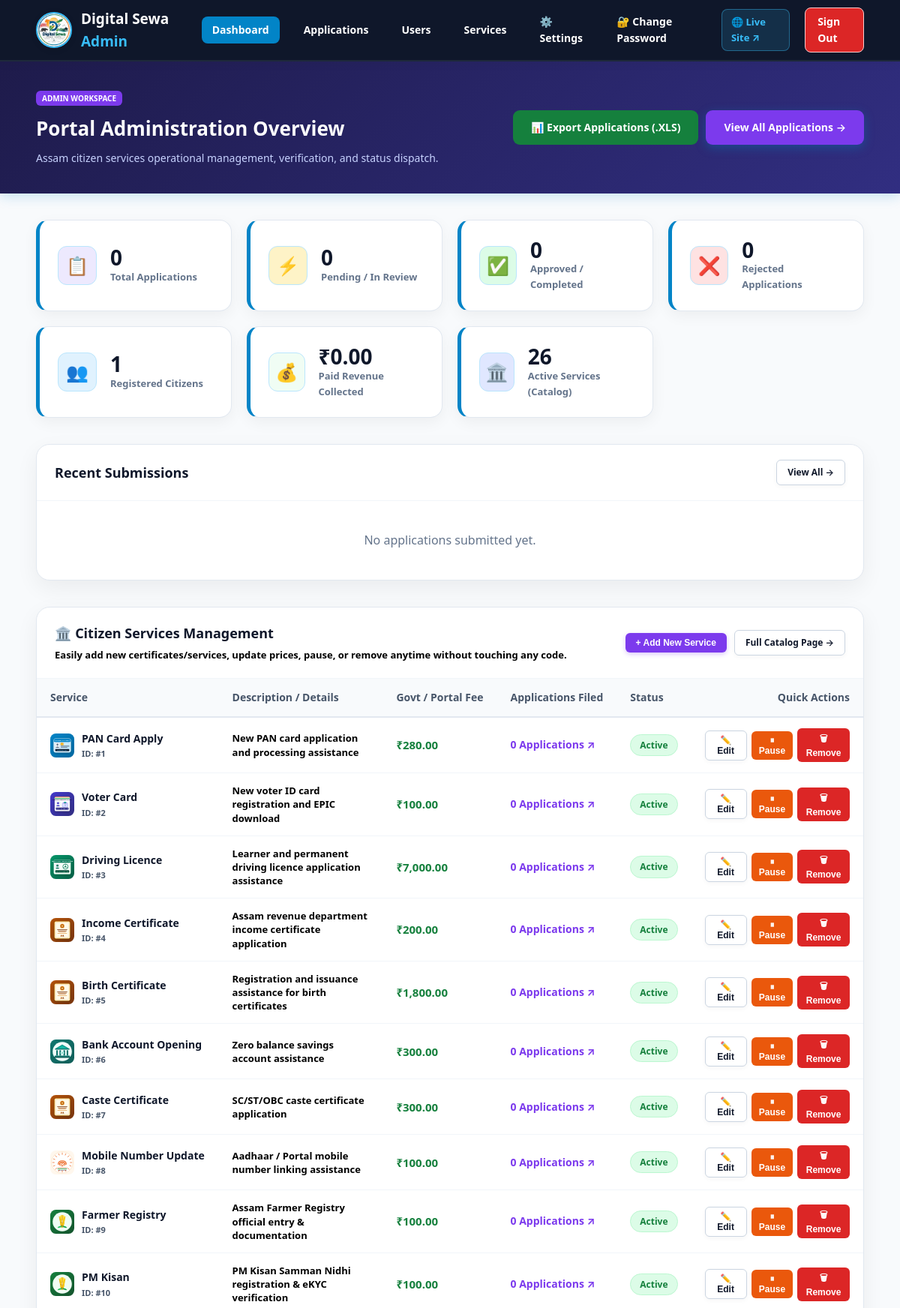
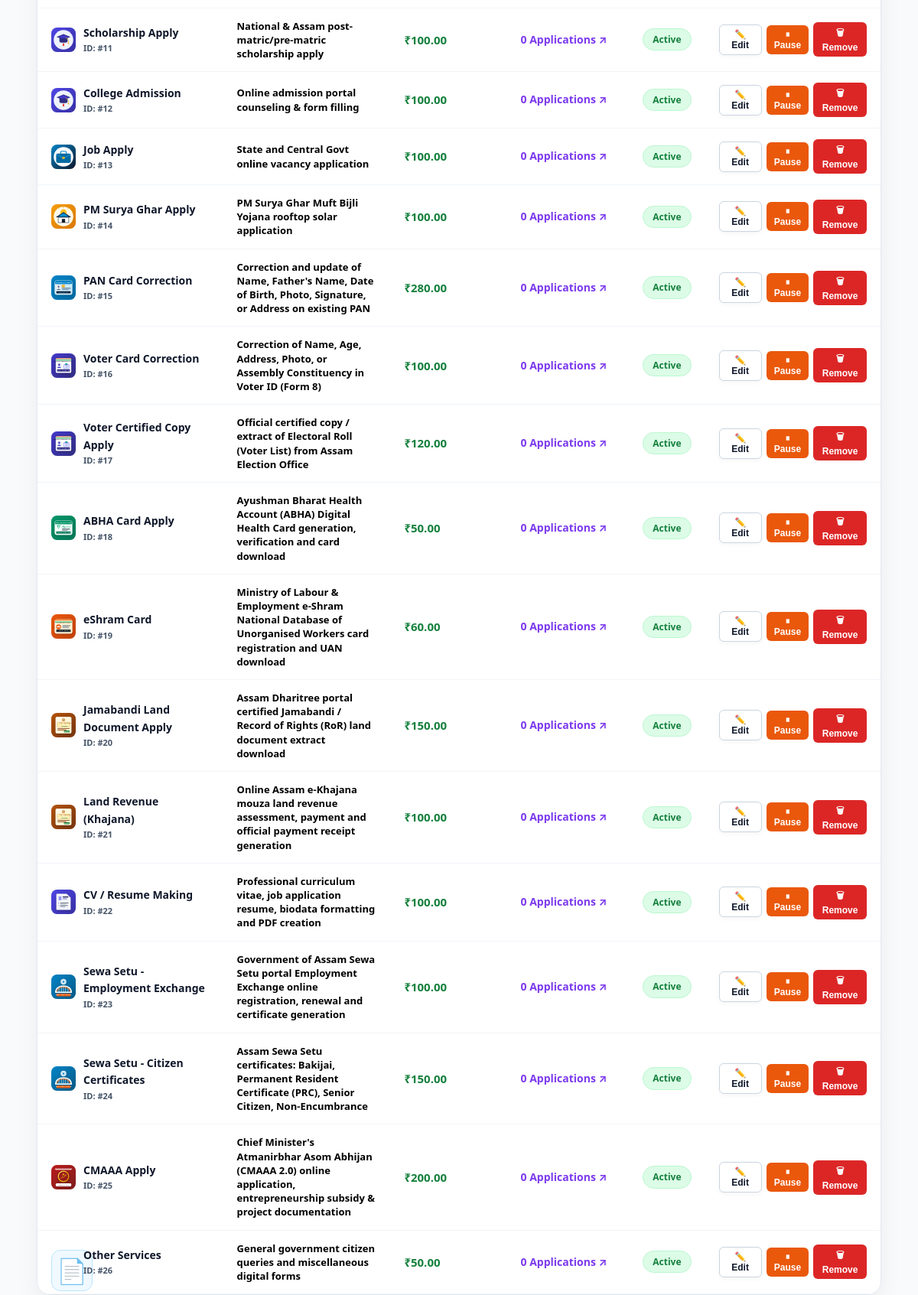
Page /admin/dashboard.php (signed in, upper part) on the committed database (2 pictures, top to bottom).
### tables this page shows
CREATE TABLE `services` (
  `id` INT(11) NOT NULL AUTO_INCREMENT,
  `service_name` VARCHAR(150) NOT NULL,
  `description` TEXT DEFAULT NULL,
  `fee` DECIMAL(10,2) DEFAULT 0.00,
  `status` ENUM('active','inactive') DEFAULT 'active',
  `created_at` TIMESTAMP NOT NULL DEFAULT CURRENT_TIMESTAMP,
  PRIMARY KEY (`id`)
);

### admin/dashboard.php (the view, shortened to what the rows shown need)
<?php
require_once __DIR__ . '/../config/database.php';
$allServices = $pdo->query("
    SELECT s.*,
           (SELECT COUNT(*) FROM applications WHERE service_id = s.id) as app_count
    FROM services s
    ORDER BY s.id ASC
")->fetchAll();
?>
<!DOCTYPE html>
<html lang="en">
<head>
    <link rel="stylesheet" href="../assets/css/style.css">
</head>
<body>
<div class="dashboard-header" style="background: linear-gradient(135deg, #1e1b4b, #312e81);">
    <div class="container">
        <div class="dashboard-nav-strip">
            <div>
                <h1 style="font-size: 26px; font-weight: 800; margin: 8px 0; color: white;">
                    Portal Administration Overview
                </h1>
            </div>
        </div>
    </div>
</div>
<div class="container" style="padding-bottom: 60px;">
    <div class="content-card" id="services-section" style="margin-top: 35px;">
        <div class="data-table-container">
            <table class="data-table">
                <thead>
                    <tr>
                        <th>Service</th>
                        <th>Description / Details</th>
                        <th>Govt / Portal Fee</th>
                        <th>Applications Filed</th>
                        <th>Status</th>
                        <th style="text-align: right;">Quick Actions</th>
                    </tr>
                </thead>
                <tbody>
                    <?php if (empty($allServices)): ?>
                        <tr>
                            <td colspan="6" style="text-align: center; color: #64748b; padding: 30px;">
                                No services found. Click "+ Add New Service" above to create one.
                            </td>
                        </tr>
                    <?php else: ?>
                        <?php foreach ($allServices as $svc): ?>
                            <tr>
                                <td>
                                    <div style="display: flex; align-items: center; gap: 10px;">
                                        <div style="width: 32px; height: 32px; flex-shrink: 0;">
                                            <?= get_service_logo_html($svc['service_name'], '../') ?>
                                        </div>
                                        <div>
                                            <b style="font-size: 14px; color: #0f172a;"><?= htmlspecialchars($svc['service_name']) ?></b>
                                            <div style="font-size: 11px; color: #475569; font-weight: 600;">ID: #<?= $svc['id'] ?></div>
                                        </div>
                                    </div>
                                </td>
                                <td style="max-width: 260px; font-size: 13px; color: #000000; font-weight: 600; line-height: 1.4;">
                                    <?= htmlspecialchars($svc['description'] ?? 'No description') ?>
                                </td>
                                <td>
                                    <span style="font-weight: 700; color: #15803d; font-size: 15px;">
                                        <?= format_currency($svc['fee']) ?>
                                    </span>
                                </td>
                                <td>
                                    <a href="applications.php?service_id=<?= $svc['id'] ?>" style="font-weight: 700; color: #7c3aed;">
                                        <?= (int)$svc['app_count'] ?> Applications ↗
                                    </a>
                                </td>
                                <td>
                                    <?php if ($svc['status'] === 'active'): ?>
                                        <span class="status-badge badge-approved">Active</span>
                                    <?php else: ?>
                                        <span class="status-badge badge-rejected">Inactive</span>
                                    <?php endif; ?>
                                </td>
                                <td style="text-align: right;">
                                    <div style="display: inline-flex; gap: 6px; align-items: center;">
                                        <button type="button" onclick="openEditServiceModal(<?= htmlspecialchars(json_encode($svc)) ?>)" class="btn secondary sm" style="padding: 5px 9px; font-size: 12px;" title="Edit service and fee">
                                            ✏️ Edit
                                        </button>
                                        <form action="dashboard.php" method="POST" style="display: inline; margin: 0;">
                                            <?php if ($svc['status'] === 'active'): ?>
                                                <button type="submit" class="btn warning sm" style="background: #ea580c; color: white; padding: 5px 9px; font-size: 12px; font-weight: 600; border: none; border-radius: 6px; cursor: pointer;" title="Hide service from citizens">
                                                    ⏸ Pause
                                                </button>
                                            <?php endif; ?>
                                        </form>
                                        <form action="dashboard.php" method="POST" style="display: inline; margin: 0;" onsubmit="return confirm('⚠️ PERMANENT SERVICE DELETION WARNING:\n\nAre you sure you want to permanently delete \'<?= htmlspecialchars(addslashes($svc['service_name'])) ?>\'?\n\nThis will remove it from the citizen portal. This action cannot be reversed.')">
                                            <button type="submit" class="btn danger sm" style="background: #dc2626; color: white; padding: 5px 9px; font-size: 12px; font-weight: 600; border: none; border-radius: 6px; cursor: pointer;" title="Permanently Delete Service">
                                                🗑 Remove
                                            </button>
                                        </form>
                                    </div>
                                </td>
                            </tr>
                        <?php endforeach; ?>
                    <?php endif; ?>
                </tbody>
            </table>
        </div>
    </div>
</div>
</body>
</html>

### config/database.php (shortened to what the rows shown need)
<?php
function format_currency($amount) {
    return '₹' . number_format((float)$amount, 2);
}
function get_service_logo_html($name, $prefix = '') {
    $n = strtolower($name);
    $img = '';
    if (strpos($n, 'pan') !== false) {
        $img = $prefix . 'assets/images/services/pan.svg';
    } elseif (strpos($n, 'aadhaar') !== false || strpos($n, 'adhaar') !== false || strpos($n, 'mobile') !== false) {
        $img = $prefix . 'assets/images/services/aadhaar.svg';
    } elseif (strpos($n, 'voter') !== false || strpos($n, 'epic') !== false) {
        $img = $prefix . 'assets/images/services/voter.svg';
    } elseif (strpos($n, 'licence') !== false || strpos($n, 'license') !== false || strpos($n, 'dl') !== false) {
        $img = $prefix . 'assets/images/services/dl.svg';
    } elseif (strpos($n, 'cmaaa') !== false || strpos($n, 'atmanirbhar') !== false) {
        $img = $prefix . 'assets/images/services/cmaaa.svg';
    } elseif (strpos($n, 'sewa') !== false || strpos($n, 'setu') !== false || strpos($n, 'employment') !== false) {
        $img = $prefix . 'assets/images/services/sewasetu.svg';
    } elseif (strpos($n, 'abha') !== false || strpos($n, 'health') !== false) {
        $img = $prefix . 'assets/images/services/abha.svg';
    } elseif (strpos($n, 'eshram') !== false || strpos($n, 'shram') !== false) {
        $img = $prefix . 'assets/images/services/eshram.svg';
    } elseif (strpos($n, 'jamabandi') !== false || strpos($n, 'khajana') !== false || strpos($n, 'dharitree') !== false) {
        $img = $prefix . 'assets/images/services/land.svg';
    } elseif (strpos($n, 'resume') !== false || strpos($n, 'cv') !== false || strpos($n, 'biodata') !== false) {
        $img = $prefix . 'assets/images/services/resume.svg';
    } elseif (strpos($n, 'income') !== false || strpos($n, 'caste') !== false || strpos($n, 'certificate') !== false) {
        $img = $prefix . 'assets/images/services/certificate.svg';
    } elseif (strpos($n, 'birth') !== false) {
        $img = $prefix . 'assets/images/services/birth.svg';
    } elseif (strpos($n, 'bank') !== false) {
        $img = $prefix . 'assets/images/services/bank.svg';
    } elseif (strpos($n, 'farmer') !== false || strpos($n, 'kisan') !== false) {
        $img = $prefix . 'assets/images/services/farmer.svg';
    } elseif (strpos($n, 'scholarship') !== false || strpos($n, 'scholaship') !== false || strpos($n, 'college') !== false || strpos($n, 'admission') !== false) {
        $img = $prefix . 'assets/images/services/education.svg';
    } elseif (strpos($n, 'job') !== false) {
        $img = $prefix . 'assets/images/services/job.svg';
    } elseif (strpos($n, 'surya') !== false || strpos($n, 'solar') !== false) {
        $img = $prefix . 'assets/images/services/solar.svg';
    }
    if (!empty($img)) {
        return '<img src="' . htmlspecialchars($img) . '" alt="' . htmlspecialchars($name) . ' Logo" class="service-logo-img">';
    }
    return '<span class="service-icon emoji">📄</span>';
}
?>

### rows in the picture
services: service_name "PAN Card Apply", id "1", description "New PAN card application and processing assistance", fee "₹280.00", app_count "0", status "Active"
services: service_name "Voter Card", id "2", description "New voter ID card registration and EPIC download", fee "₹100.00", app_count "0", status "Active"
services: shows a picture, service_name "Driving Licence", id "3", description "Learner and permanent driving licence application assistance", fee "₹7,000.00", app_count "0", status "Active"
services: service_name "Income Certificate", id "4", description "Assam revenue department income certificate application", fee "₹200.00", app_count "0", status "Active"
services: service_name "Birth Certificate", id "5", description "Registration and issuance assistance for birth certificates", fee "₹1,800.00", app_count "0", status "Active"
services: shows a picture, service_name "Bank Account Opening", id "6", description "Zero balance savings account assistance", fee "₹300.00", app_count "0", status "Active"
services: service_name "Caste Certificate", id "7", description "SC/ST/OBC caste certificate application", fee "₹300.00", app_count "0", status "Active"
services: shows a picture, service_name "Mobile Number Update", id "8", description "Aadhaar / Portal mobile number linking assistance", fee "₹100.00", app_count "0", status "Active"
services: service_name "Farmer Registry", id "9", description "Assam Farmer Registry official entry & documentation", fee "₹100.00", app_count "0", status "Active"
services: service_name "PM Kisan", id "10", description "PM Kisan Samman Nidhi registration & eKYC verification", fee "₹100.00", app_count "0", status "Active"
services: service_name "Scholarship Apply", id "11", description "National & Assam post-matric/pre-matric scholarship apply", fee "₹100.00", app_count "0", status "Active"
services: service_name "College Admission", id "12", description "Online admission portal counseling & form filling", fee "₹100.00", app_count "0", status "Active"
services: shows a picture, service_name "Job Apply", id "13", description "State and Central Govt online vacancy application", fee "₹100.00", app_count "0", status "Active"
services: shows a picture, service_name "PM Surya Ghar Apply", id "14", description "PM Surya Ghar Muft Bijli Yojana rooftop solar application", fee "₹100.00", app_count "0", status "Active"
services: service_name "PAN Card Correction", id "15", description "Correction and update of Name, Father's Name, Date of Birth, Photo, Signature, or Address on existing PAN", fee "₹280.00", app_count "0", status "Active"
services: service_name "Voter Card Correction", id "16", description "Correction of Name, Age, Address, Photo, or Assembly Constituency in Voter ID (Form 8)", fee "₹100.00", app_count "0", status "Active"
services: service_name "Voter Certified Copy Apply", id "17", description "Official certified copy / extract of Electoral Roll (Voter List) from Assam Election Office", fee "₹120.00", app_count "0", status "Active"
services: shows a picture, service_name "ABHA Card Apply", id "18", description "Ayushman Bharat Health Account (ABHA) Digital Health Card generation, verification and card download", fee "₹50.00", app_count "0", status "Active"
services: shows a picture, service_name "eShram Card", id "19", description "Ministry of Labour & Employment e-Shram National Database of Unorganised Workers card registration and UAN download", fee "₹60.00", app_count "0", status "Active"
services: service_name "Jamabandi Land Document Apply", id "20", description "Assam Dharitree portal certified Jamabandi / Record of Rights (RoR) land document extract download", fee "₹150.00", app_count "0", status "Active"
services: service_name "Land Revenue (Khajana)", id "21", description "Online Assam e-Khajana mouza land revenue assessment, payment and official payment receipt generation", fee "₹100.00", app_count "0", status "Active"
services: shows a picture, service_name "CV / Resume Making", id "22", description "Professional curriculum vitae, job application resume, biodata formatting and PDF creation", fee "₹100.00", app_count "0", status "Active"
services: service_name "Sewa Setu - Employment Exchange", id "23", description "Government of Assam Sewa Setu portal Employment Exchange online registration, renewal and certificate generation", fee "₹100.00", app_count "0", status "Active"
services: service_name "Sewa Setu - Citizen Certificates", id "24", description "Assam Sewa Setu certificates: Bakijai, Permanent Resident Certificate (PRC), Senior Citizen, Non-Encumbrance", fee "₹150.00", app_count "0", status "Active"
services: shows a picture, service_name "CMAAA Apply", id "25", description "Chief Minister's Atmanirbhar Asom Abhijan (CMAAA 2.0) online application, entrepreneurship subsidy & project documentation", fee "₹200.00", app_count "0", status "Active"
services: service_name "Other Services", id "26", description "General government citizen queries and miscellaneous digital forms", fee "₹50.00", app_count "0", status "Active"

### other values in the picture
$appStats['total'] "0"
$appStats['rejected_count'] "0"
$userStats "1"
format_currency($revenueTotal ?? 0) "₹0.00"
$activeServicesCount "26"
